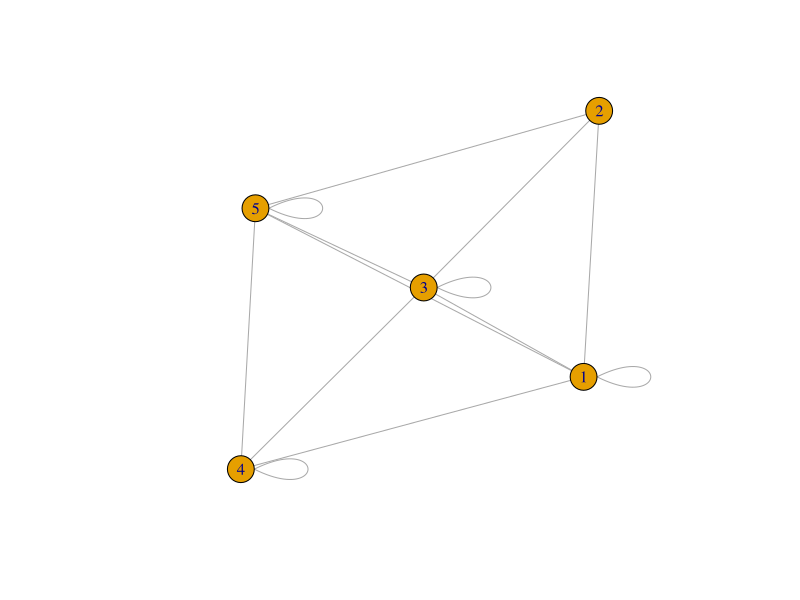

The R script that drew this image:
# import de la librairie igraph 
library(igraph)

adj_matrix <-  matrix(c(1, 1, 1, 1, 0,
                        1, 0, 1, 0, 1,
                        1, 1, 1, 0, 1,
                        0, 0, 1, 1, 1,
                        1, 1, 1, 0, 1
                        ), nrow = 5, byrow = TRUE)




# création du graphe à partir de la matrice d'adjacence
g <- graph_from_adjacency_matrix(adj_matrix, mode = "undirected")

# Plot du graphe
plot(g)


zero_heuristic <- function(start, goal) {
  return(0)  # Heuristique basique qui retourne toujours 0
}


#A star trouve un chemin depuis start jusqu'à goal
#l'heuritique permet d'estimer le chemin depuis le noeud n jusqu'au goal
a_star <- function(graph, heuristic, start, goal) {
  #Utilisation de la matrice d'adjacence pour trouver le nombre de noeuds e.g le nombre de lignes ou colonnes qui donne taille tableau
  #Initialisation des distances à l'infini
  distances = rep(Inf, nrow(graph))
  #initialisation de la distance à 0
  distances[start] = 0
  
  #initialisation de toutes les distances à l'infini
  priorities = rep(Inf, nrow(graph))
  
  #le noeud de départ a une priorité qui fait la distance de l'heuristique de start jusqu'à goal
  priorities[start] = heuristic(start, goal)
  
  # initialisation de la liste des noeuds visités
  visited = rep(FALSE, nrow(graph))
  
  #tant que tous les noeuds n'ont pas été visités
  repeat {
    lowest_priority = Inf 
    lowest_priority_index = -1
    
    #si un noeud non visité et qu'il a une priorité plus importante
    for(i in seq_along(priorities)) {
      if (priorities[i] < lowest_priority && visited[i] == FALSE) {
        #on update les priorités
        lowest_priority = priorities[i]
        lowest_priority_index = i
      }
    }
    
    # si aucun noeud mieux n'a été trouvé, ou une erreur -> retourne -1 en guise d'erreur
    if (lowest_priority_index == -1) {
      return (-1)
    }
    
    #si on atteint le noeud goal, on stoppe l'algo
    
    else if (lowest_priority_index == goal) {
      print("Yeppee! Goal node")
      return(distances[lowest_priority_index])
    }
    
    #sinon
    for(i in seq_along(graph[lowest_priority_index,])) {
      if (graph[lowest_priority_index, i] != 0 && visited[i] == FALSE) {
        if (distances[lowest_priority_index] + graph[lowest_priority_index, i] < distances[i]) {
            # cette distance est alors plus courte que la distance précédente
            distances[i] = distances[lowest_priority_index] + graph[lowest_priority_index, i]
            #update de la distance estimée avec l'heuristique
            priorities[i] = distances[i] + heuristic(i, goal)
        }
        # on met le noeud a "visité"
        visited[lowest_priority_index] = TRUE
      }
    }
   }
  }


print(a_star(adj_matrix, zero_heuristic, 1, 4))




